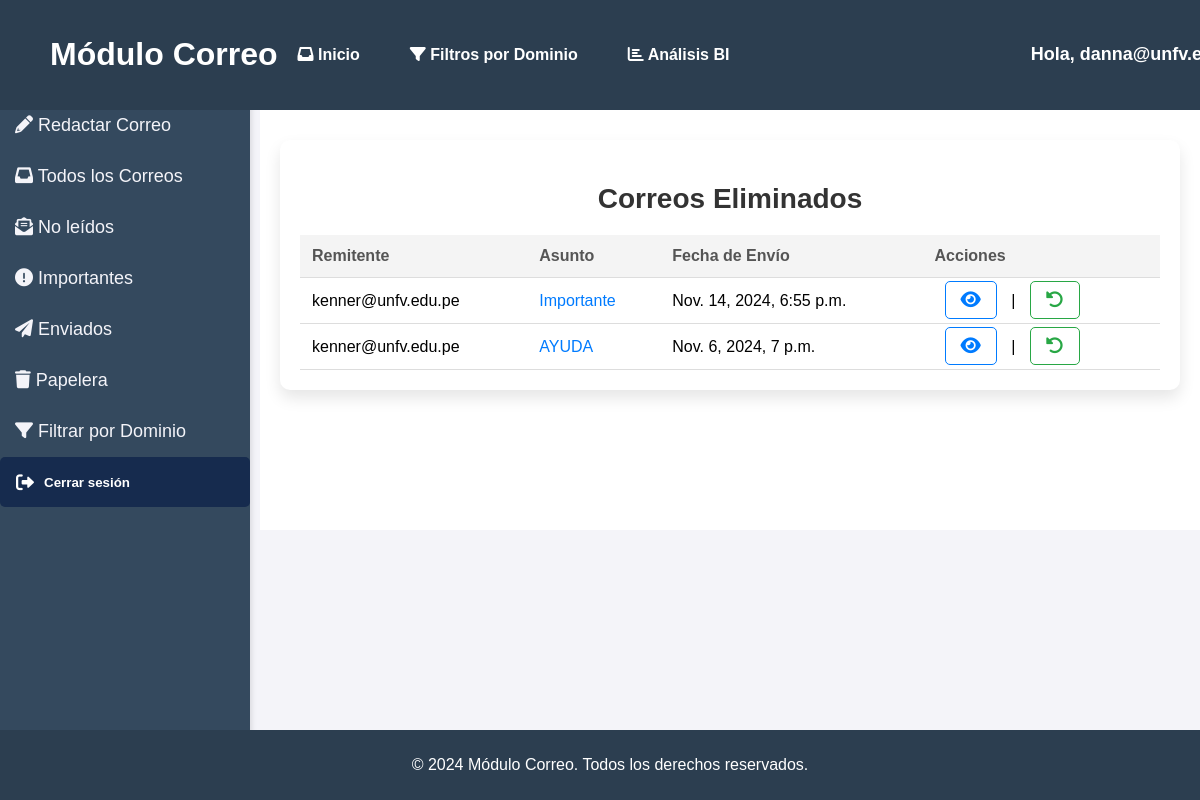
Before: /home/correos-eliminados/ (signed in) with the older database file.
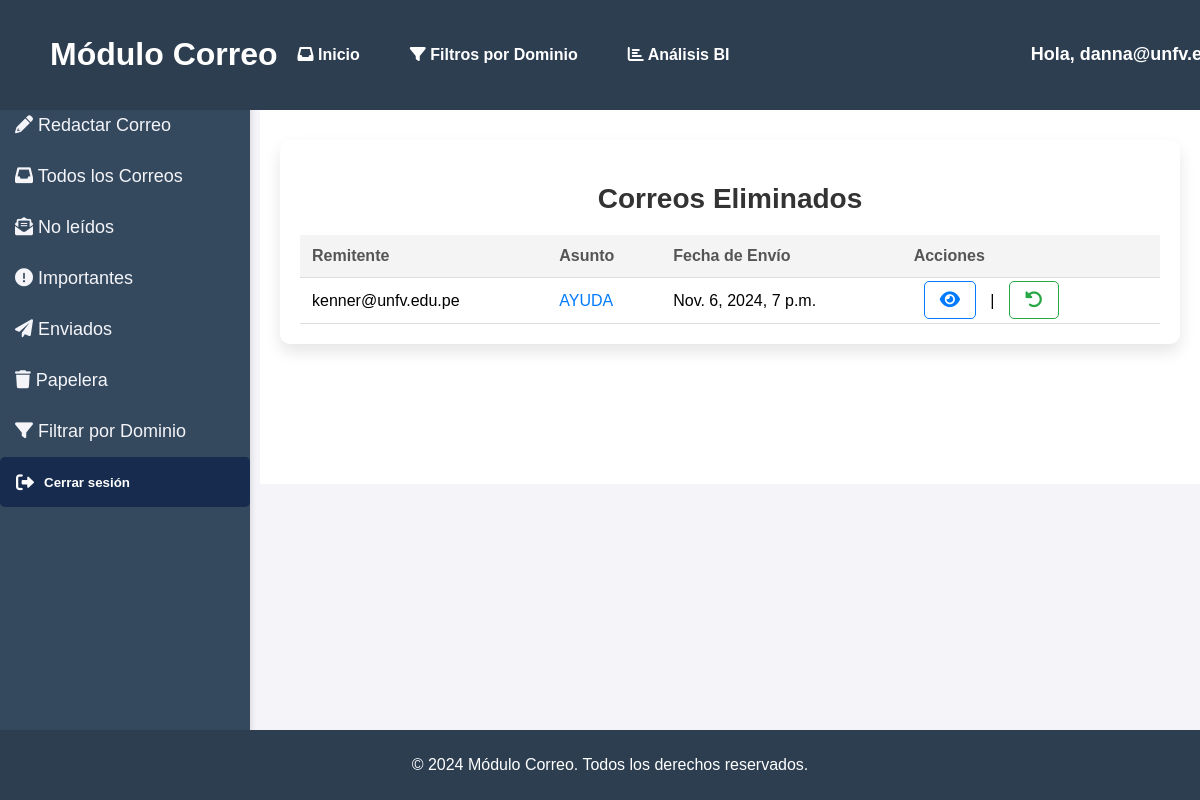
After: the same page with the newer database file.
### emails/models.py (models this page shows, shortened)
class Correo(models.Model):
    remitente = models.ForeignKey(User, on_delete=models.CASCADE, related_name="enviados")
    destinatario = models.ForeignKey(User, on_delete=models.CASCADE, related_name="correos_recibidos")
    asunto = models.CharField(max_length=200)
    contenido = models.TextField()
    fecha_envio = models.DateTimeField(auto_now_add=True)
    eliminado_por_remitente = models.BooleanField(default=False)
    eliminado_por_destinatario = models.BooleanField(default=False)
    prioridad = models.ForeignKey(Prioridad, on_delete=models.SET_NULL, null=True, blank=True)  # Clave foránea
    leido = models.BooleanField(default=False)

### emails/views.py (the view)
# urls.py: path('correos-eliminados/', views.correos_eliminados_view, name='correos_eliminados'),
@login_required
def correos_eliminados_view(request):
    correos_eliminados = Correo.objects.filter(destinatario=request.user, eliminado_por_destinatario=True).order_by('-fecha_envio')
    return render(request, 'emails/correos_eliminados.html', {'correos_eliminados': correos_eliminados})

### Templates/emails/correos_eliminados.html (shortened to what this page needs)
{% extends 'emails/base.html' %}
{% block content %}
<div class="correos-eliminados-container">
  <h2>Correos Eliminados</h2>
  {% if correos_eliminados %}
    <table>
      <thead>
        <tr>
          <th>Remitente</th>
          <th>Asunto</th>
          <th>Fecha de Envío</th>
          <th>Acciones</th>
        </tr>
      </thead>
      <tbody>
        {% for correo in correos_eliminados %}
          <tr style="border-bottom: 1px solid #ddd;">
            <td>{{ correo.remitente }}</td>
            <td>
              <a href="{% url 'ver_correo' correo.id %}">{{ correo.asunto }}</a>
            </td>
            <td>{{ correo.fecha_envio }}</td>
            <td class="acciones">
              <a href="{% url 'ver_correo' correo.id %}" title="Ver Correo"><i class="fas fa-eye"></i></a> |
              <a href="{% url 'restaurar_correo' correo.id %}" class="restaurar" title="Restaurar Correo"><i class="fas fa-undo-alt"></i></a>
            </td>
          </tr>
        {% endfor %}
      </tbody>
    </table>
  {% else %}
    <p>No tienes correos eliminados.</p>
  {% endif %}
</div>
{% endblock %}

Changed rows visible on the page:
no longer on this page (row edited): Correo: remitente "kenner@unfv.edu.pe", asunto "Importante", fecha_envio "Nov. 14, 2024, 6:55 p.m."
